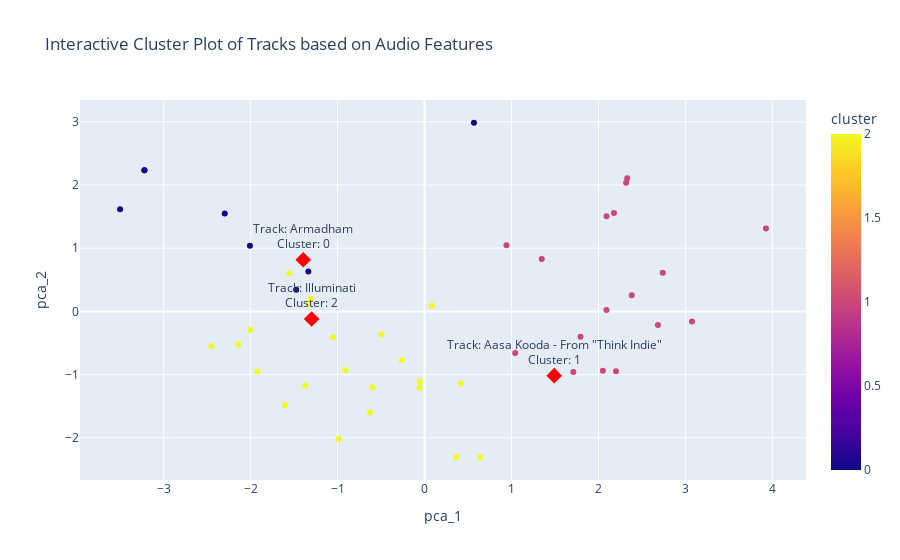

Notebook code cell kept with this figure:
### Code cell
import plotly.express as px
import plotly.graph_objects as go

# Create custom hover text for all tracks
df['hover_text'] = df.apply(lambda row: f"Track: {row['name']}<br>Cluster: {row['cluster']}", axis=1)

# Create the main scatter plot
fig = px.scatter(
    df,
    x='pca_1',
    y='pca_2',
    color='cluster',
    title="Interactive Cluster Plot of Tracks based on Audio Features",
    hover_name='hover_text'  # This will show custom hover text
)

# Highlight one representative track from each cluster
highlight_indices = []
for cluster in df['cluster'].unique():
    highlight_indices.append(df[df['cluster'] == cluster].index[0])  # Select the first track from each cluster

# Add custom markers for the highlighted tracks
for idx in highlight_indices:
    track = df.loc[idx]
    fig.add_trace(go.Scatter(
        x=[track['pca_1']],
        y=[track['pca_2']],
        mode='markers+text',
        marker=dict(size=12, color='red', symbol='diamond'),
        text=track['hover_text'],
        textposition='top center',
        showlegend=False
    ))

fig.show()

### Figure 1 — Plotly figure (JSON) as saved in the notebook; plotly's stock layout.template omitted (floating-point values rounded to 4 significant figures)
{"data": [{"hovertemplate": "<b>%{hovertext}</b><br><br>pca_1=%{x}<br>pca_2=%{y}<br>cluster=%{marker.color}<extra></extra>", "hovertext": ["Track: Aasa Kooda - From \"Think Indie\"<br>Cluster: 1", "Track: Periyone<br>Cluster: 1", "Track: Illuminati<br>Cluster: 2", "Track: Tharangal<br>Cluster: 1", "Track: Kutty Kudiye (From \"Premalu\")<br>Cluster: 2", "Track: Madhu Pakaroo - From \"Varshangalkku Shesham\"<br>Cluster: 1", "Track: Armadham<br>Cluster: 0", "Track: Odimaga<br>Cluster: 0", "Track: Mini Maharani (From \"Premalu\")<br>Cluster: 2", "Track: The Beginning - Malayalam<br>Cluster: 1", "Track: Katchi Sera - From \"Think Indie\"<br>Cluster: 2", "Track: Ballaatha Jaathi<br>Cluster: 2", "Track: Appadipodu<br>Cluster: 0", "Track: Kadharalz<br>Cluster: 0", "Track: Jeevithagaadhakale - From \"Varshangalkku Shesham\"<br>Cluster: 1", "Track: Omane<br>Cluster: 1", "Track: Mathapithakkale<br>Cluster: 2", "Track: Lajjavathiye<br>Cluster: 2", "Track: Naa Ready (From \"Leo\")<br>Cluster: 2", "Track: Aarumughan<br>Cluster: 2", "Track: Naakka Mukka<br>Cluster: 2", "Track: Kun Faya Kun<br>Cluster: 1", "Track: Pistah<br>Cluster: 0", "Track: Sahibaa<br>Cluster: 2", "Track: Hridhayavum<br>Cluster: 1", "Track: Galatta - From \"Aavesham\"<br>Cluster: 0", "Track: Kanmani Anbodu Kadhalan<br>Cluster: 1", "Track: Why This Kolaveri Di? - The Soup of Love<br>Cluster: 2", "Track: Pon Unjalil<br>Cluster: 1", "Track: Benevolent Breeze<br>Cluster: 1", "Track: Velmuruka<br>Cluster: 2", "Track: Ooh La La<br>Cluster: 2", "Track: Aaluma Doluma<br>Cluster: 0", "Track: Shukran Allah<br>Cluster: 1", "Track: Galatta<br>Cluster: 0", "Track: Appangal<br>Cluster: 2", "Track: Whistle Podu (From \"The Greatest Of All Time\")<br>Cluster: 0", "Track: Chand Sifarish<br>Cluster: 2", "Track: Ya Ya Ya Yadava<br>Cluster: 1", "Track: Jaada<br>Cluster: 2", "Track: Manjadi Mazha<br>Cluster: 2", "Track: Maymaasa<br>Cluster: 1", "Track: Venmegham - From \"2018\"<br>Cluster: 1", "Track: Etho Mazhayil<br>Cluster: 1", "Track: Oru Madhura Kinavin - Retro Mix<br>Cluster: 2", "Track: Poove Poove<br>Cluster: 2", "Track: Thankathingal<br>Cluster: 2", "Track: Johny Mone Johnee<br>Cluster: 2", "Track: Vattayila Pandalittu<br>Cluster: 2", "Track: Nin Koode Njan Illayo (From \"Pachuvum Athbutha Vilakkum\")<br>Cluster: 1"], "legendgroup": "", "marker": {"color": [1, 1, 2, 1, 2, 1, 0, 0, 2, 1, 2, 2, 0, 0, 1, 1, 2, 2, 2, 2, 2, 1, 0, 2, 1, 0, 1, 2, 1, 1, 2, 2, 0, 1, 0, 2, 0, 2, 1, 2, 2, 1, 1, 1, 2, 2, 2, 2, 2, 1], "coloraxis": "coloraxis", "symbol": "circle"}, "mode": "markers", "name": "", "orientation": "v", "showlegend": false, "type": "scatter", "x": [1.491, 2.092, -1.298, 2.318, 0.4192, 1.043, -1.395, 0.5683, -1.924, 1.348, -1.052, -1.373, -1.476, -3.501, 1.793, 2.684, -0.2611, -0.9855, -0.9097, -0.05886, -1.558, 3.075, -1.336, 0.08629, 1.711, -3.221, 2.331, -2.002, 2.093, 3.926, -2.14, -2.452, -2.297, 0.9422, -3.221, -1.301, -2.008, -0.6257, 2.202, -0.5964, -0.4937, 2.051, 2.383, 2.178, -1.334, 0.6397, 0.3672, -1.605, -0.05686, 2.739], "xaxis": "x", "y": [-1.017, 0.02156, -0.1192, 2.037, -1.142, -0.6587, 0.8169, 2.987, -0.9497, 0.8289, -0.4081, -1.175, 0.3421, 1.615, -0.3996, -0.2145, -0.7737, -2.018, -0.9304, -1.205, 0.6059, -0.1617, 0.6327, 0.09015, -0.9582, 2.236, 2.107, -0.2951, 1.506, 1.314, -0.5228, -0.5465, 1.55, 1.049, 2.236, 0.2, 1.04, -1.602, -0.9476, -1.2, -0.3636, -0.9389, 0.2556, 1.558, 0.1191, -2.309, -2.306, -1.487, -1.108, 0.6112], "yaxis": "y"}, {"marker": {"color": "red", "size": 12, "symbol": "diamond"}, "mode": "markers+text", "showlegend": false, "text": "Track: Aasa Kooda - From \"Think Indie\"<br>Cluster: 1", "textposition": "top center", "type": "scatter", "x": [1.491], "y": [-1.017]}, {"marker": {"color": "red", "size": 12, "symbol": "diamond"}, "mode": "markers+text", "showlegend": false, "text": "Track: Illuminati<br>Cluster: 2", "textposition": "top center", "type": "scatter", "x": [-1.298], "y": [-0.1192]}, {"marker": {"color": "red", "size": 12, "symbol": "diamond"}, "mode": "markers+text", "showlegend": false, "text": "Track: Armadham<br>Cluster: 0", "textposition": "top center", "type": "scatter", "x": [-1.395], "y": [0.8169]}], "layout": {"coloraxis": {"colorbar": {"title": {"text": "cluster"}}, "colorscale": [[0, "#0d0887"], [0.1111, "#46039f"], [0.2222, "#7201a8"], [0.3333, "#9c179e"], [0.4444, "#bd3786"], [0.5556, "#d8576b"], [0.6667, "#ed7953"], [0.7778, "#fb9f3a"], [0.8889, "#fdca26"], [1, "#f0f921"]]}, "legend": {"tracegroupgap": 0}, "title": {"text": "Interactive Cluster Plot of Tracks based on Audio Features"}, "xaxis": {"anchor": "y", "domain": [0, 1], "title": {"text": "pca_1"}}, "yaxis": {"anchor": "x", "domain": [0, 1], "title": {"text": "pca_2"}}}}
